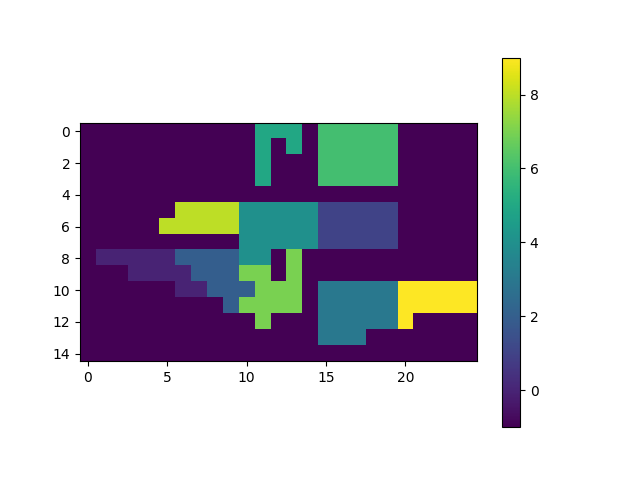

The Python source for this figure:
import matplotlib.pyplot as plt
import numpy as np


def heatmap2d(arr: np.ndarray):
    plt.imshow(arr, cmap="viridis")
    plt.colorbar()
    plt.savefig("heatmap.png")
    plt.show()
